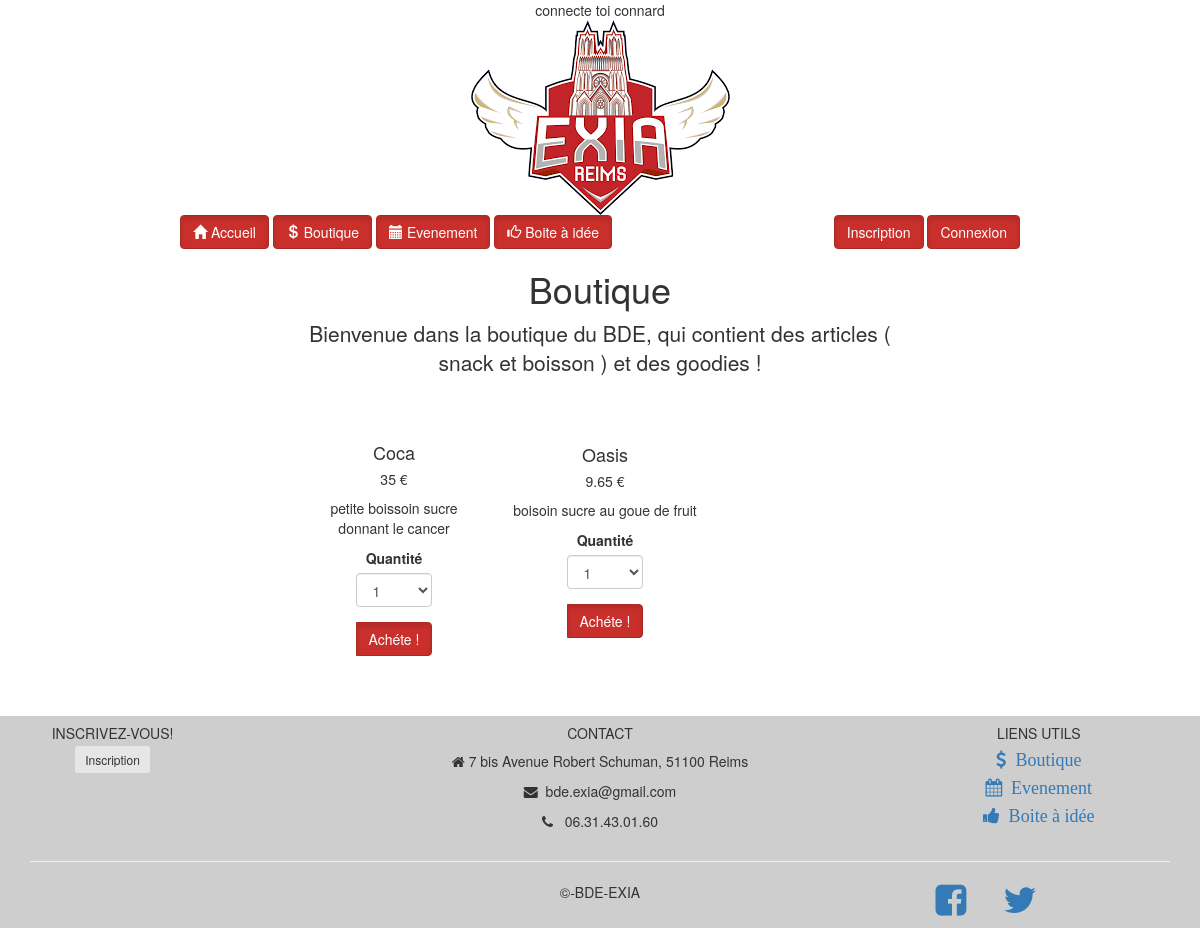
The app's page /ProjetsWeb/boutique.php with its own data.
### tables this page shows
CREATE TABLE IF NOT EXISTS `article` (
  `ID` int(11) NOT NULL AUTO_INCREMENT,
  `Article` varchar(25) DEFAULT NULL,
  `Url` varchar(255) NOT NULL,
  `Description` varchar(255) DEFAULT NULL,
  `Prix` float DEFAULT NULL,
  PRIMARY KEY (`ID`)
);

### ProjetsWeb/boutique.php (the view, shortened to what this page needs)
<head>
	<link rel="stylesheet" href="Css/style.css"/>
	<link rel="stylesheet" href="bootstrap/css/bootstrap.css"/>
	<link rel="stylesheet" href="https://cdnjs.cloudflare.com/ajax/libs/font-awesome/4.7.0/css/font-awesome.min.css">
</head>
<body>
	<header>
		<?php
		include('header.php');
		?>
	<article>
		 <div class="pricing-header px-3 py-3 pt-md-5 pb-md-4 mx-auto text-center">
      <h1 class="display-4">Boutique</h1>
      <p class="lead">Bienvenue dans la boutique du BDE, qui contient des articles ( snack et boisson ) et des goodies !</p>
    </div>
<?php
    $bdd = new PDO('mysql:host=localhost;dbname=phpweb','root','');
    $boutique = $bdd->query('SELECT * FROM article');
   while ( $donnees = $boutique->fetch())
    {
      ?>
<div class="row">
            <div class="col-lg-4">
              <div class="card h-100">
                <a href="#"><img class="card-img-top" src="Image/<?php echo $donnees['Url'] ?>" alt=""></a>
                <div class="card-body">
                  <h4 class="card-title">
                    <?php  echo $donnees['Article'] ?>
                  </h4>
                  <h5><?php  echo $donnees['Prix'] ?> €</h5>
                  <p class="card-text"><?php echo $donnees['Description'] ?></p>
                </div>
                <div class="card-footer"><div class="btn-group" role="group">
                    <div class="form-group">
                    <label for="exampleFormControlSelect1">Quantité</label>
                            <select  name="site" class="form-control" id="exampleFormControlSelect1">
                                 <option value="1">1</option>
                            </select>
                  </div>
                 <button type="button" id="salut" class="btn btn-danger active">Achéte !</button>
          </div>
          </div>
            </div>
          </div>
<?php
    }
?>
    </div>
</article>
	</header>
	<footer>
		<?php
		include('footer.php');
?>
	</footer>
</body>

### ProjetsWeb/Css/style.css (style rules this page uses)
header a { display: block; color: white; text-align: center; padding: 10% 14%; text-decoration: none; }
article, header { width: 70%; margin-right: auto; margin-left: auto; }
body { margin-right: auto; margin-left: auto; text-align: center; }
header { display: flex; margin-bottom: 3%; }
footer { background: #CECECE; margin-top: 5%; }

### records on screen
article: Article "Coca", Prix "35", Description "petite boissoin sucre donnant le cancer"
article: Article "Oasis", Prix "9.65", Description "boisoin sucre au goue de fruit"
